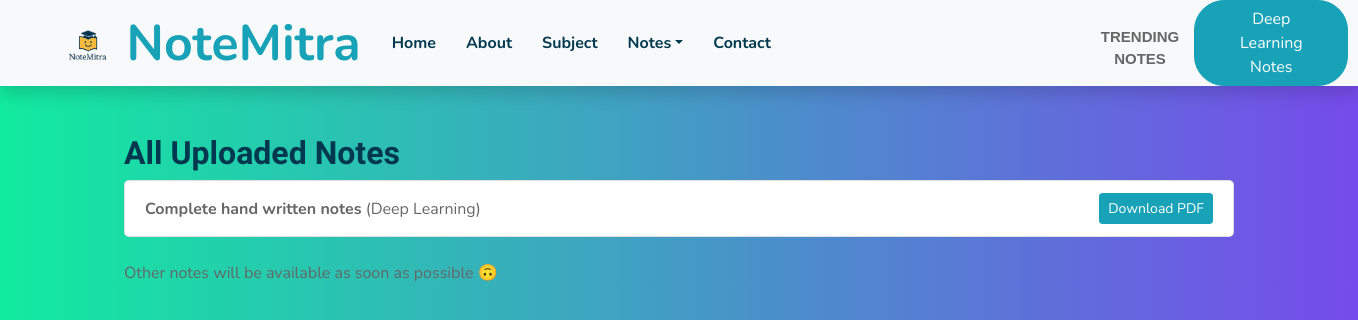
/notes_list/, run on an earlier commit of the app's database.
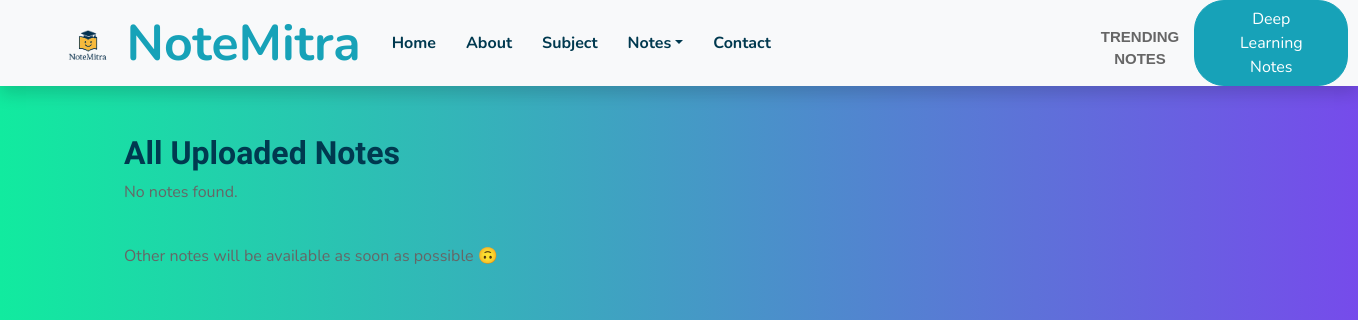
And on a later commit of the database.
### NoteMitra/models.py (models this page shows, shortened)
class Note(models.Model):
    subject = models.ForeignKey(Subject, on_delete=models.CASCADE)
    title = models.CharField(max_length=200)
    pdf_file = models.FileField(upload_to='notes_pdfs/')
    uploaded_at = models.DateTimeField(auto_now_add=True)

class Subject(models.Model):
    name = models.CharField(max_length=100)
    def __str__(self):
        return self.name

### NoteMitra/views.py (the view)
# urls.py: path('notes_list/', notes_list, name='notes_list'),
def notes_list(request):
    notes = Note.objects.all().order_by('-uploaded_at')  # latest first
    return render(request, 'notes_list.html', {'notes': notes})

### templates/notes_list.html
{% extends "ext_base.html" %}
{% block data %}
<body style="background: linear-gradient(to right, rgba(17, 235, 159, 1), rgba(118, 75, 235, 1));">
<div class="container mt-5">
    <h2>All Uploaded Notes</h2>
    <div class="list-group">
        {% for note in notes %}
        <div class="list-group-item d-flex justify-content-between align-items-center">
            <div>
                <strong>{{ note.title }}</strong> ({{ note.subject }})
            </div>
            <a href="{{ note.pdf_file.url }}" class="btn btn-primary btn-sm" download>Download PDF</a>
        </div>
        {% empty %}
        <p>No notes found.</p>
        {% endfor %}
    </div><br>
<font>Other notes will be available as soon as possible &#128579</font>
</div>
{% endblock %}

### templates/ext_base.html (shortened to what this page needs)
<!DOCTYPE html>
<html lang="en">
<head>
    <link href="https://cdnjs.cloudflare.com/ajax/libs/font-awesome/5.10.0/css/all.min.css" rel="stylesheet">
    <link href="/static/lib/flaticon/font/flaticon.css" rel="stylesheet">
    <link href="/static/lib/owlcarousel/assets/owl.carousel.min.css" rel="stylesheet">
    <link href="/static/lib/lightbox/css/lightbox.min.css" rel="stylesheet">
    <link href="/static/css/style.css" rel="stylesheet">
    <link href="/static/css/arr1.css" rel="stylesheet">
</head>
<body>
    <div class="container-fluid bg-light position-relative shadow">
        <nav class="navbar navbar-expand-lg bg-light navbar-light py-3 py-lg-0 px-0 px-lg-5">
            <a href="{% url "home" %}" class="navbar-brand font-weight-bold text-secondary" style="font-size: 50px;">
                 <img src="/static/img/lg-1.png" alt="Logo" style="width: 50px; height: 50px;">
                <span class="text-primary">NoteMitra</span>
            </a>
            <div class="collapse navbar-collapse justify-content-between" id="navbarCollapse">
                <div class="navbar-nav font-weight-bold mx-auto py-0">
                    <a href="{% url "home" %}" class="nav-item nav-link">Home</a>
                    <a href="{% url "about" %}" class="nav-item nav-link">About</a>
                    <a href="{% url "subject" %}" class="nav-item nav-link">Subject</a>
                    <div class="nav-item dropdown">
                        <a href="#" class="nav-link dropdown-toggle" data-toggle="dropdown">Notes</a>
                    </div>
                    <a href="{% url "contact" %}" class="nav-item nav-link">Contact</a>
                </div>
                <div class="container" id="conten">
  <font class="title" style="margin-left:50px">
    <span class="title-word title-word-1">Trending</span>
    <span class="title-word title-word-2">notes</span>
  </font>
</div>
                <a href="{% url 'notes_list' %}" class="btn btn-primary px-4">Deep Learning Notes</a>
            </div>
        </nav>
    </div>
    {% block data %}{% endblock  %}
    </body>
</html>

### static/css/arr1.css (style rules this page uses)
.title-word { animation: color-animation 4s linear infinite; }
.title-word-1 { --color-1: #DF8453; --color-2: #3D8DAE; --color-3: #E4A9A8; }
.title-word-2 { --color-1: #DBAD4A; --color-2: #ACCFCB; --color-3: #17494D; }
#conten { display: grid; place-items: center; text-align: center; height: 35px; width: 200px; margin-left: 250px; }
.title { font-family: "Montserrat", sans-serif; font-weight: 800; font-size: 15px; text-transform: uppercase; }

What changed in the data, as far as the page shows it:
removed Note: title "Complete hand written notes", subject "Deep Learning"
Also different on the page:
text now shown: "No notes found."
